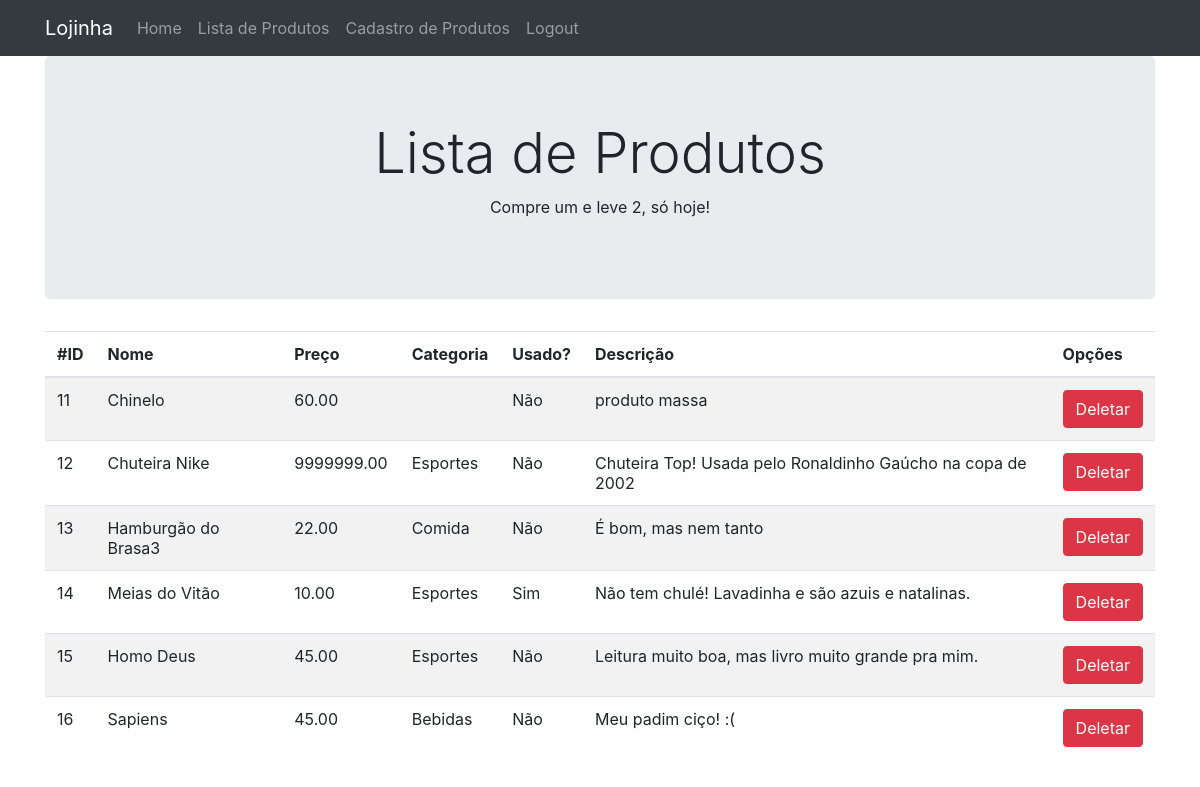
/lista-produto.php (signed in), run on the app's committed database.
### tables this page shows
CREATE TABLE `produtos` (
  `nome` varchar(255) NOT NULL,
  `preco` decimal(10,2) NOT NULL,
  `id` int(11) NOT NULL AUTO_INCREMENT,
  `descricao` text,
  `categoria_id` int(11) DEFAULT NULL,
  `usado` tinyint(1) DEFAULT '0',
  PRIMARY KEY (`id`)
);

CREATE TABLE `categorias` (
  `id` int(11) NOT NULL AUTO_INCREMENT,
  `nome` varchar(255) NOT NULL,
  PRIMARY KEY (`id`)
);

### usuario-sessao.php (called while the page is built)
<?php
function usuarioEstaLogado() {
    return isset($_SESSION['usuario_logado']);
}

### produto-banco.php (called while the page is built, shortened)
<?php
function listaProdutos($conexao) {
    $listaDeProdutos = array();
    $consulta = 'SELECT p.*, c.nome AS categoria FROM produtos AS p LEFT JOIN
                categorias AS c ON p.categoria_id = c.id';
    $resultado = mysqli_query($conexao, $consulta);
    while($produto = mysqli_fetch_assoc($resultado)):
        array_push($listaDeProdutos, $produto);
    endwhile;
    return $listaDeProdutos;
}

### lista-produto.php (the view, shortened to what this page needs)
<?php
include('cabecalho.php');
require_once('conecta.php');
require_once('produto-banco.php');
function cortaDescricao($descricao) {
    return strlen($descricao) > 200
        ? substr($descricao, 0, 200) . '...'
        : $descricao;
}
?>
<div class="jumbotron text-center">
    <h1 class="display-4">Lista de Produtos</h1>
    <p>Compre um e leve 2, só hoje!</p>
</div>
<table class="table table-striped">
    <thead>
        <tr>
            <th>#ID</th>
            <th>Nome</th>
            <th>Preço</th>
            <th>Categoria</th>
            <th>Usado?</th>
            <th>Descrição</th>
            <th>Opções</th>
        </tr>
    </thead>
    <tbody>
    <?php $produtos = listaProdutos($conexao); ?>
    <?php foreach($produtos as $taLouco):  ?>
        <tr>
            <td><?= $taLouco['id'] ?></td>
            <td><?= $taLouco['nome'] ?></td>
            <td><?= $taLouco['preco'] ?></td>
            <td><?= $taLouco['categoria'] ?></td>
            <td><?= $taLouco['usado'] == true ? "Sim" : "Não"; ?></td>
            <td><?= cortaDescricao($taLouco['descricao']) ?> </td>
            <td>
                <form action="remove-produto.php" method="post" class="m-0">
                    <button type="submit" class="btn btn-danger">Deletar</button>
                </form>
            </td>
        </tr>
    <?php endforeach; ?>
    </tbody>
</table>
<?php include('rodape.php'); ?>

### cabecalho.php (shortened to what this page needs)
<?php
    require_once('usuario-sessao.php');
?>
<html>
<head>
    <link rel="stylesheet" href="css/bootstrap.min.css" />
</head>
<body>
<header>
    <nav class="navbar navbar-expand-lg navbar-dark bg-dark">
        <div class="container">
            <a class="navbar-brand" href="index.php">Lojinha</a>
            <div class="collapse navbar-collapse" id="navbarText">
                <ul class="navbar-nav mr-auto">
                    <li class="nav-item">
                        <a class="nav-link" href="index.php">Home</a>
                    </li>
                    <?php if(usuarioEstaLogado()): ?>
                        <li class="nav-item">
                            <a class="nav-link" href="lista-produto.php">Lista de Produtos</a>
                        </li>
                        <li class="nav-item">
                            <a class="nav-link" href="produto-formulario.php">Cadastro de Produtos</a>
                        </li>
                    <?php endif; ?>
                    <li class="nav-item">
                        <?php if(usuarioEstaLogado()): ?>
                            <a class="nav-link" href="logout.php">Logout</a>
                        <?php else:  ?>
                            <a class="nav-link" href="login.php">Login</a>
                        <?php endif; ?>
                    </li>
                </ul>
            </div>
        </div>
    </nav>
</header>
<main>
<div class="container">

### rodape.php
</div>
</main>
</body>
</html>

### data on the page
produtos: id "11", nome "Chinelo", preco "60.00", usado "Não", descricao "produto massa"
produtos: id "12", nome "Chuteira Nike", preco "9999999.00", categoria.nome "Esportes", usado "Não", descricao "Chuteira Top! Usada pelo Ronaldinho Gaúcho na copa de 2002"
produtos: id "13", nome "Hamburgão do Brasa3", preco "22.00", categoria.nome "Comida", usado "Não", descricao "É bom, mas nem tanto"
produtos: id "14", nome "Meias do Vitão", preco "10.00", categoria.nome "Esportes", usado "Sim", descricao "Não tem chulé! Lavadinha e são azuis e natalinas."
produtos: id "15", nome "Homo Deus", preco "45.00", categoria.nome "Esportes", usado "Não", descricao "Leitura muito boa, mas livro muito grande pra mim."
produtos: id "16", nome "Sapiens", preco "45.00", categoria.nome "Bebidas", usado "Não", descricao "Meu padim ciço! :("
